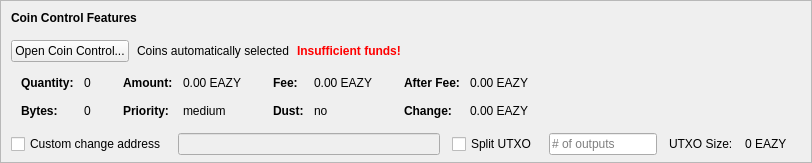
    <widget class="QFrame" name="frameCoinControl">
     <property name="sizePolicy">
      <sizepolicy hsizetype="Expanding" vsizetype="Expanding">
       <horstretch>0</horstretch>
       <verstretch>0</verstretch>
      </sizepolicy>
     </property>
     <property name="maximumSize">
      <size>
       <width>16777215</width>
       <height>16777215</height>
      </size>
     </property>
     <property name="frameShape">
      <enum>QFrame::StyledPanel</enum>
     </property>
     <property name="frameShadow">
      <enum>QFrame::Sunken</enum>
     </property>
     <layout class="QVBoxLayout" name="verticalLayoutCoinControl2">
      <property name="spacing">
       <number>0</number>
      </property>
      <property name="leftMargin">
       <number>0</number>
      </property>
      <property name="topMargin">
       <number>0</number>
      </property>
      <property name="rightMargin">
       <number>0</number>
      </property>
      <property name="bottomMargin">
       <number>6</number>
      </property>
      <item>
       <layout class="QVBoxLayout" name="verticalLayoutCoinControl" stretch="0,0,0,0,1">
        <property name="spacing">
         <number>0</number>
        </property>
        <property name="leftMargin">
         <number>10</number>
        </property>
        <property name="topMargin">
         <number>10</number>
        </property>
        <item>
         <layout class="QHBoxLayout" name="horizontalLayoutCoinControl1">
          <property name="bottomMargin">
           <number>15</number>
          </property>
          <item>
           <widget class="QLabel" name="labelCoinControlFeatures">
            <property name="sizePolicy">
             <sizepolicy hsizetype="Preferred" vsizetype="Maximum">
              <horstretch>0</horstretch>
              <verstretch>0</verstretch>
             </sizepolicy>
            </property>
            <property name="font">
             <font>
              <weight>75</weight>
              <bold>true</bold>
             </font>
            </property>
            <property name="styleSheet">
             <string notr="true">font-weight:bold;</string>
            </property>
            <property name="text">
             <string>Coin Control Features</string>
            </property>
           </widget>
          </item>
         </layout>
        </item>
        <item>
         <layout class="QHBoxLayout" name="horizontalLayoutCoinControl2" stretch="0,0,0,0">
          <property name="spacing">
           <number>8</number>
          </property>
          <property name="bottomMargin">
           <number>10</number>
          </property>
          <item>
           <widget class="QPushButton" name="pushButtonCoinControl">
            <property name="styleSheet">
             <string notr="true"/>
            </property>
            <property name="text">
             <string>Open Coin Control...</string>
            </property>
            <property name="autoDefault">
             <bool>false</bool>
            </property>
           </widget>
          </item>
          <item>
           <widget class="QLabel" name="labelCoinControlAutomaticallySelected">
            <property name="text">
             <string>Coins automatically selected</string>
            </property>
            <property name="margin">
             <number>5</number>
            </property>
           </widget>
          </item>
          <item>
           <widget class="QLabel" name="labelCoinControlInsuffFunds">
            <property name="font">
             <font>
              <weight>75</weight>
              <bold>true</bold>
             </font>
            </property>
            <property name="styleSheet">
             <string notr="true">color:red;font-weight:bold;</string>
            </property>
            <property name="text">
             <string>Insufficient funds!</string>
            </property>
            <property name="margin">
             <number>5</number>
            </property>
           </widget>
          </item>
          <item>
           <spacer name="horizontalSpacerCoinControl">
            <property name="orientation">
             <enum>Qt::Horizontal</enum>
            </property>
            <property name="sizeHint" stdset="0">
             <size>
              <width>40</width>
              <height>1</height>
             </size>
            </property>
           </spacer>
          </item>
         </layout>
        </item>
        <item>
         <widget class="QWidget" name="widgetCoinControl" native="true">
          <property name="sizePolicy">
           <sizepolicy hsizetype="Preferred" vsizetype="Preferred">
            <horstretch>0</horstretch>
            <verstretch>0</verstretch>
           </sizepolicy>
          </property>
          <property name="minimumSize">
           <size>
            <width>0</width>
            <height>0</height>
           </size>
          </property>
          <property name="styleSheet">
           <string notr="true"/>
          </property>
          <layout class="QHBoxLayout" name="horizontalLayoutCoinControl5">
           <property name="leftMargin">
            <number>0</number>
           </property>
           <property name="topMargin">
            <number>0</number>
           </property>
           <property name="rightMargin">
            <number>0</number>
           </property>
           <property name="bottomMargin">
            <number>0</number>
           </property>
           <item>
            <layout class="QHBoxLayout" name="horizontalLayoutCoinControl3" stretch="0,0,0,1">
             <property name="spacing">
              <number>20</number>
             </property>
             <property name="topMargin">
              <number>0</number>
             </property>
             <property name="bottomMargin">
              <number>10</number>
             </property>
             <item>
              <layout class="QFormLayout" name="formLayoutCoinControl1">
               <property name="horizontalSpacing">
                <number>10</number>
               </property>
               <property name="verticalSpacing">
                <number>14</number>
               </property>
               <property name="leftMargin">
                <number>10</number>
               </property>
               <property name="topMargin">
                <number>4</number>
               </property>
               <property name="rightMargin">
                <number>6</number>
               </property>
               <item row="0" column="0">
                <widget class="QLabel" name="labelCoinControlQuantityText">
                 <property name="font">
                  <font>
                   <weight>75</weight>
                   <bold>true</bold>
                  </font>
                 </property>
                 <property name="text">
                  <string>Quantity:</string>
                 </property>
                 <property name="margin">
                  <number>0</number>
                 </property>
                </widget>
               </item>
               <item row="0" column="1">
                <widget class="QLabel" name="labelCoinControlQuantity">
                 <property name="cursor">
                  <cursorShape>IBeamCursor</cursorShape>
                 </property>
                 <property name="contextMenuPolicy">
                  <enum>Qt::ActionsContextMenu</enum>
                 </property>
                 <property name="text">
                  <string notr="true">0</string>
                 </property>
                 <property name="margin">
                  <number>0</number>
                 </property>
                 <property name="textInteractionFlags">
                  <set>Qt::LinksAccessibleByMouse|Qt::TextSelectableByKeyboard|Qt::TextSelectableByMouse</set>
                 </property>
                </widget>
               </item>
               <item row="1" column="0">
                <widget class="QLabel" name="labelCoinControlBytesText">
                 <property name="font">
                  <font>
                   <weight>75</weight>
                   <bold>true</bold>
                  </font>
                 </property>
                 <property name="text">
                  <string>Bytes:</string>
                 </property>
                </widget>
               </item>
               <item row="1" column="1">
                <widget class="QLabel" name="labelCoinControlBytes">
                 <property name="cursor">
                  <cursorShape>IBeamCursor</cursorShape>
                 </property>
                 <property name="contextMenuPolicy">
                  <enum>Qt::ActionsContextMenu</enum>
                 </property>
                 <property name="text">
                  <string notr="true">0</string>
                 </property>
                 <property name="textInteractionFlags">
                  <set>Qt::LinksAccessibleByMouse|Qt::TextSelectableByKeyboard|Qt::TextSelectableByMouse</set>
                 </property>
                </widget>
               </item>
              </layout>
             </item>
             <item>
              <layout class="QFormLayout" name="formLayoutCoinControl2">
               <property name="horizontalSpacing">
                <number>10</number>
               </property>
               <property name="verticalSpacing">
                <number>14</number>
               </property>
               <property name="leftMargin">
                <number>6</number>
               </property>
               <property name="topMargin">
                <number>4</number>
               </property>
               <property name="rightMargin">
                <number>6</number>
               </property>
               <item row="0" column="0">
                <widget class="QLabel" name="labelCoinControlAmountText">
                 <property name="font">
                  <font>
                   <weight>75</weight>
                   <bold>true</bold>
                  </font>
                 </property>
                 <property name="text">
                  <string>Amount:</string>
                 </property>
                 <property name="margin">
                  <number>0</number>
                 </property>
                </widget>
               </item>
               <item row="0" column="1">
                <widget class="QLabel" name="labelCoinControlAmount">
                 <property name="cursor">
                  <cursorShape>IBeamCursor</cursorShape>
                 </property>
                 <property name="contextMenuPolicy">
                  <enum>Qt::ActionsContextMenu</enum>
                 </property>
                 <property name="text">
                  <string notr="true">0.00 EAZY</string>
                 </property>
                 <property name="textInteractionFlags">
                  <set>Qt::LinksAccessibleByMouse|Qt::TextSelectableByKeyboard|Qt::TextSelectableByMouse</set>
                 </property>
                </widget>
               </item>
               <item row="1" column="0">
                <widget class="QLabel" name="labelCoinControlPriorityText">
                 <property name="font">
                  <font>
                   <weight>75</weight>
                   <bold>true</bold>
                  </font>
                 </property>
                 <property name="text">
                  <string>Priority:</string>
                 </property>
                </widget>
               </item>
               <item row="1" column="1">
                <widget class="QLabel" name="labelCoinControlPriority">
                 <property name="cursor">
                  <cursorShape>IBeamCursor</cursorShape>
                 </property>
                 <property name="contextMenuPolicy">
                  <enum>Qt::ActionsContextMenu</enum>
                 </property>
                 <property name="text">
                  <string>medium</string>
                 </property>
                 <property name="textInteractionFlags">
                  <set>Qt::LinksAccessibleByMouse|Qt::TextSelectableByKeyboard|Qt::TextSelectableByMouse</set>
                 </property>
                </widget>
               </item>
              </layout>
             </item>
             <item>
              <layout class="QFormLayout" name="formLayoutCoinControl3">
               <property name="horizontalSpacing">
                <number>10</number>
               </property>
               <property name="verticalSpacing">
                <number>14</number>
               </property>
               <property name="leftMargin">
                <number>6</number>
               </property>
               <property name="topMargin">
                <number>4</number>
               </property>
               <property name="rightMargin">
                <number>6</number>
               </property>
               <item row="0" column="0">
                <widget class="QLabel" name="labelCoinControlFeeText">
                 <property name="font">
                  <font>
                   <weight>75</weight>
                   <bold>true</bold>
                  </font>
                 </property>
                 <property name="text">
                  <string>Fee:</string>
                 </property>
                 <property name="margin">
                  <number>0</number>
                 </property>
                </widget>
               </item>
               <item row="0" column="1">
                <widget class="QLabel" name="labelCoinControlFee">
                 <property name="cursor">
                  <cursorShape>IBeamCursor</cursorShape>
                 </property>
                 <property name="contextMenuPolicy">
                  <enum>Qt::ActionsContextMenu</enum>
                 </property>
                 <property name="text">
                  <string notr="true">0.00 EAZY</string>
                 </property>
                 <property name="textInteractionFlags">
                  <set>Qt::LinksAccessibleByMouse|Qt::TextSelectableByKeyboard|Qt::TextSelectableByMouse</set>
                 </property>
                </widget>
               </item>
               <item row="1" column="0">
                <widget class="QLabel" name="labelCoinControlLowOutputText">
                 <property name="font">
                  <font>
                   <weight>75</weight>
                   <bold>true</bold>
                  </font>
                 </property>
                 <property name="text">
                  <string>Dust:</string>
                 </property>
                </widget>
               </item>
               <item row="1" column="1">
                <widget class="QLabel" name="labelCoinControlLowOutput">
                 <property name="cursor">
                  <cursorShape>IBeamCursor</cursorShape>
                 </property>
                 <property name="contextMenuPolicy">
                  <enum>Qt::ActionsContextMenu</enum>
                 </property>
                 <property name="text">
                  <string>no</string>
                 </property>
                 <property name="textInteractionFlags">
                  <set>Qt::LinksAccessibleByMouse|Qt::TextSelectableByKeyboard|Qt::TextSelectableByMouse</set>
                 </property>
                </widget>
               </item>
              </layout>
             </item>
             <item>
              <layout class="QFormLayout" name="formLayoutCoinControl4">
               <property name="horizontalSpacing">
                <number>10</number>
               </property>
               <property name="verticalSpacing">
                <number>14</number>
               </property>
               <property name="leftMargin">
                <number>6</number>
               </property>
               <property name="topMargin">
                <number>4</number>
               </property>
               <property name="rightMargin">
                <number>6</number>
               </property>
               <item row="0" column="0">
                <widget class="QLabel" name="labelCoinControlAfterFeeText">
                 <property name="font">
                  <font>
                   <weight>75</weight>
                   <bold>true</bold>
                  </font>
                 </property>
                 <property name="text">
                  <string>After Fee:</string>
                 </property>
                 <property name="margin">
                  <number>0</number>
                 </property>
                </widget>
               </item>
               <item row="0" column="1">
                <widget class="QLabel" name="labelCoinControlAfterFee">
                 <property name="cursor">
                  <cursorShape>IBeamCursor</cursorShape>
                 </property>
                 <property name="contextMenuPolicy">
                  <enum>Qt::ActionsContextMenu</enum>
                 </property>
                 <property name="text">
                  <string notr="true">0.00 EAZY</string>
                 </property>
                 <property name="textInteractionFlags">
                  <set>Qt::LinksAccessibleByMouse|Qt::TextSelectableByKeyboard|Qt::TextSelectableByMouse</set>
                 </property>
                </widget>
               </item>
               <item row="1" column="0">
                <widget class="QLabel" name="labelCoinControlChangeText">
                 <property name="font">
                  <font>
                   <weight>75</weight>
                   <bold>true</bold>
                  </font>
                 </property>
                 <property name="text">
                  <string>Change:</string>
                 </property>
                </widget>
               </item>
               <item row="1" column="1">
                <widget class="QLabel" name="labelCoinControlChange">
                 <property name="cursor">
                  <cursorShape>IBeamCursor</cursorShape>
                 </property>
                 <property name="contextMenuPolicy">
                  <enum>Qt::ActionsContextMenu</enum>
                 </property>
                 <property name="text">
                  <string notr="true">0.00 EAZY</string>
                 </property>
                 <property name="textInteractionFlags">
                  <set>Qt::LinksAccessibleByMouse|Qt::TextSelectableByKeyboard|Qt::TextSelectableByMouse</set>
                 </property>
                </widget>
               </item>
              </layout>
             </item>
            </layout>
           </item>
          </layout>
         </widget>
        </item>
        <item>
         <layout class="QHBoxLayout" name="horizontalLayoutCoinControl4" stretch="0,0,0,0,0,0,0">
          <property name="spacing">
           <number>12</number>
          </property>
          <property name="sizeConstraint">
           <enum>QLayout::SetDefaultConstraint</enum>
          </property>
          <property name="topMargin">
           <number>5</number>
          </property>
          <property name="rightMargin">
           <number>5</number>
          </property>
          <item>
           <widget class="QCheckBox" name="checkBoxCoinControlChange">
            <property name="toolTip">
             <string>If this is activated, but the change address is empty or invalid, change will be sent to a newly generated address.</string>
            </property>
            <property name="text">
             <string>Custom change address</string>
            </property>
           </widget>
          </item>
          <item>
           <widget class="QValidatedLineEdit" name="lineEditCoinControlChange">
            <property name="enabled">
             <bool>false</bool>
            </property>
            <property name="sizePolicy">
             <sizepolicy hsizetype="Expanding" vsizetype="Fixed">
              <horstretch>0</horstretch>
              <verstretch>0</verstretch>
             </sizepolicy>
            </property>
           </widget>
          </item>
          <item>
           <widget class="QCheckBox" name="splitBlockCheckBox">
            <property name="text">
             <string>Split UTXO</string>
            </property>
           </widget>
          </item>
          <item>
           <widget class="QLineEdit" name="splitBlockLineEdit">
            <property name="sizePolicy">
             <sizepolicy hsizetype="Fixed" vsizetype="Fixed">
              <horstretch>50</horstretch>
              <verstretch>0</verstretch>
             </sizepolicy>
            </property>
            <property name="placeholderText">
             <string># of outputs</string>
            </property>
           </widget>
          </item>
          <item>
           <widget class="QLabel" name="labelBlockSizeText">
            <property name="text">
             <string>UTXO Size:</string>
            </property>
           </widget>
          </item>
          <item>
           <widget class="QLabel" name="labelBlockSize">
            <property name="text">
             <string>0 EAZY</string>
            </property>
           </widget>
          </item>
          <item>
           <widget class="QLabel" name="labelCoinControlChangeLabel">
            <property name="sizePolicy">
             <sizepolicy hsizetype="Preferred" vsizetype="Expanding">
              <horstretch>0</horstretch>
              <verstretch>0</verstretch>
             </sizepolicy>
            </property>
            <property name="minimumSize">
             <size>
              <width>0</width>
              <height>0</height>
             </size>
            </property>
            <property name="text">
             <string/>
            </property>
            <property name="margin">
             <number>3</number>
            </property>
           </widget>
          </item>
         </layout>
        </item>
        <item>
         <spacer name="verticalSpacerCoinControl">
          <property name="orientation">
           <enum>Qt::Vertical</enum>
          </property>
          <property name="sizeHint" stdset="0">
           <size>
            <width>800</width>
            <height>1</height>
           </size>
          </property>
         </spacer>
        </item>
       </layout>
      </item>
     </layout>
    </widget>
